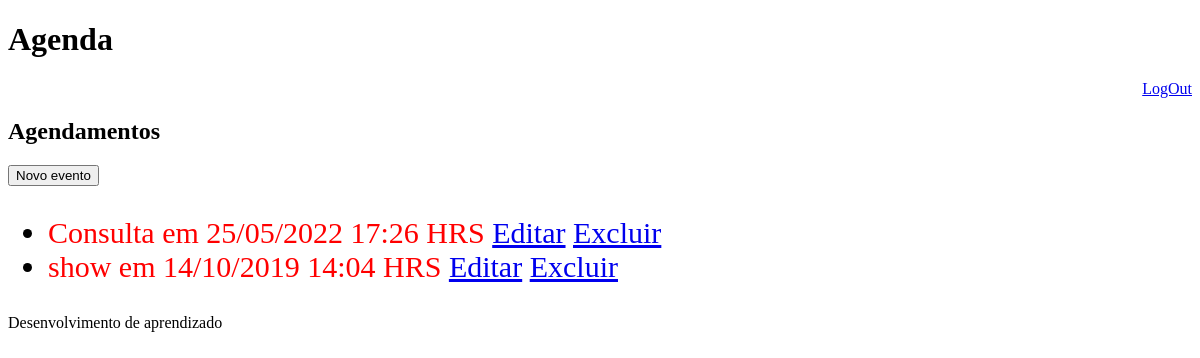
/agendaPassada (signed in), run on an earlier commit of the app's database.
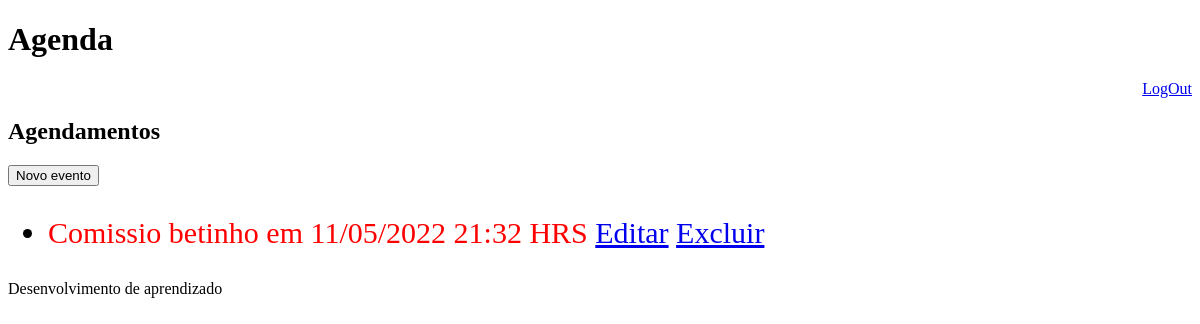
And on a later commit of the database.
### core/models.py (models this page shows, shortened)
class Evento(models.Model):
    titulo = models.CharField(max_length=100)
    descricao = models.TextField(blank=True, null=True)
    local = models.TextField(blank=True, null=True)
    data_evento = models.DateTimeField(verbose_name='Data do evento')
    data_criacao = models.DateTimeField(auto_now=True, verbose_name='Data de registro')
    usuario = models.ForeignKey(User, on_delete=models.CASCADE)  # se excluir usuario, se excui todo conteudo dele
    class Meta:
        db_table = 'evento'
    def get_data_evento (self):
        return self.data_evento.strftime('%d/%m/%Y %H:%M HRS') # formatacao horario
    def __str__(self):
        return self.titulo
    def get_evento_atrasado(self):
        if(self.data_evento < datetime.now()):
            return True
    def get_evento_proximo(self):
        if(self.data_evento > (datetime.now())
                and self.data_evento < (datetime.now() + timedelta(hours=1))):
            print(self.data_evento, datetime.now())
            print((datetime.now() + timedelta(hours=1)))
            return True

### core/views.py (the view)
# urls.py: path('agendaPassada', views.lista_eventos_passados),
@login_required(login_url='/login/')
def lista_eventos_passados(request):
    usuario = request.user
    data_atual = datetime.now()
    try:
        eventos = Evento.objects.filter(usuario = usuario)
    except:
        eventos =  None
    eventos_retorno=[]
    for evento in eventos:
        if(evento.data_evento <datetime.now()):
            eventos_retorno.append(evento)
    print(eventos_retorno)
    dados = {'eventos': eventos_retorno}
    return render(request, 'agenda.html', dados)

### Templates/Agenda.html (shortened to what this page needs)
{% extends "model-page.html" %}
{% block content %}
    <h2>Agendamentos</h2>
    <a href="evento/">
        <button type="button">Novo evento</button>
    </a>
    <ul>
        {% for evento in eventos %}
             <li>
                 <div style={% if evento.get_evento_atrasado %}
                    "color:red"
                    {% endif %}>
                     <div style=>
                         {{evento.titulo}} em {{evento.get_data_evento}}
                         <a href="evento/?id={{ evento.id }}">Editar</a>
                         <a href="evento/delete/{{ evento.id }}">Excluir</a>
                    </div>
                 </div>
             </li>
        {% endfor %}
    </ul>
{%endblock%}

### Templates/model-page.html
<!DOCTYPE html>
<html lang="en">
<head>
    {% include "model-header.html" %}
</head>
<body>
    {% block content %} {% endblock %}
    {% include "model-footer.html" %}
</body>
</html>

### Templates/model-header.html (shortened to what this page needs)
    <h1>Agenda</h1>
    <div align="right">
        <a href="/logout">LogOut</a>
    </div>

### Templates/model-footer.html
<p>Desenvolvimento de aprendizado</p>

### Templates/Agenda.html (style rules this page uses)
ul { font-size:30px }

What changed in the data, as far as the page shows it:
removed Evento: titulo "Consulta", get_data_evento "25/05/2022 17:26 HRS"
removed Evento: titulo "show", get_data_evento "14/10/2019 14:04 HRS"
added Evento: titulo "Comissio betinho", get_data_evento "11/05/2022 21:32 HRS"
